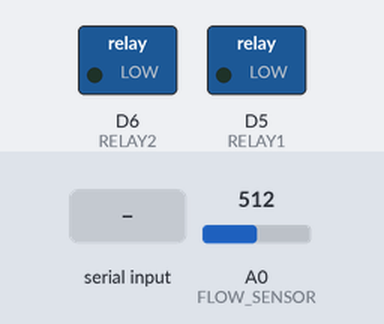
A sketch run on a simulated ESP8266 (NodeMCU). Shown: switched loads named in the sketch (green lamp = pin HIGH). The inputs (shaded band) are chosen by the test bench; at power-on: A0 (FLOW_SENSOR) = 512. WiFi joins after 1.5 s; servers stay silent unless stated; what the sketch prints to the serial monitor is not drawn.

Above: at 3.2 s.
3.3 s: "90,45,200,10\n" received over the second serial link
At 5.0 s:
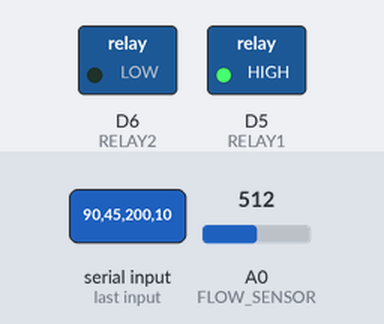
5.4 s: "90,45\n" received over the second serial link
6.9 s: "4\n" received over the second serial link
Timing chart, 0 to 9.9 s (numbered marks = the images above; inputs shaded):
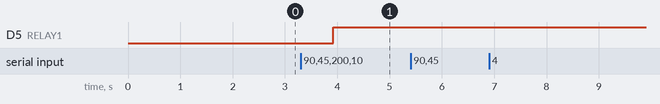

Measured:
- after the input at 3.3 s, D5 (RELAY1): LOW → HIGH after 0.62 s
- after the input at 5.4 s, every drawn part: stays the same
- after the input at 6.9 s, every drawn part: stays the same

The sketch:

esp8266_flowsensor.ino
```cpp
#include <ESP8266WiFi.h>
#include <FirebaseESP8266.h>
#include <Wire.h>
#include <OneWire.h>
#include <DallasTemperature.h>
#include <SoftwareSerial.h>

#define WIFI_SSID "project"
#define WIFI_PASSWORD "123456789"
#define API_KEY "AIzaSyAL-eubS-eXCq0nBYkBVEo0PrCFc7AKG_g"
#define USER_EMAIL "project@gmail.com"
#define USER_PASSWORD "123456789"
#define DATABASE_URL "https://espmonitorfinalshoe-default-rtdb.asia-southeast1.firebasedatabase.app/"

FirebaseData fbdo;
FirebaseAuth auth;
FirebaseConfig config;

#define ONE_WIRE_BUS D2
OneWire oneWire(ONE_WIRE_BUS);
DallasTemperature sensors(&oneWire);

#define RELAY1 D5
#define RELAY2 D6
#define FLOW_SENSOR A0  // Flow sensor connected to A0

SoftwareSerial arduinoSerial(D3, D4);  // RX, TX (ESP8266 to Arduino)

float totalLiters = 0.0;
const float MAX_FLOW_RATE = 30.0;  // Adjust based on your flow sensor specs
unsigned long lastMillis = 0;

void initWiFi() {
    WiFi.begin(WIFI_SSID, WIFI_PASSWORD);
    Serial.print("Connecting to WiFi...");
    while (WiFi.status() != WL_CONNECTED) {
        delay(1000);
        Serial.print(".");
    }
    Serial.println("\nConnected! IP address: " + WiFi.localIP().toString());
}

void initFirebase() {
    config.api_key = API_KEY;
    auth.user.email = USER_EMAIL;
    auth.user.password = USER_PASSWORD;
    config.database_url = DATABASE_URL;
    Firebase.begin(&config, &auth);
    while (auth.token.uid == "") {
        delay(1000);
    }
    Serial.println("Firebase connected!");
}

void setup() {
    Serial.begin(115200);
    arduinoSerial.begin(9600);

    pinMode(RELAY1, OUTPUT);
    pinMode(RELAY2, OUTPUT);
    pinMode(FLOW_SENSOR, INPUT);

    initWiFi();
    initFirebase();
    sensors.begin();
}

void loop() {
    static unsigned long lastMillis = 0;

    if (millis() - lastMillis >= 1000) {
        lastMillis = millis();

        // Read water flow sensor value
        int sensorValue = analogRead(FLOW_SENSOR);

        // Convert to L/min
        float flowRate = (sensorValue / 1023.0) * MAX_FLOW_RATE;

        // Calculate total liters used
        totalLiters += (flowRate / 60.0);

        Serial.print("Flow: ");
        Serial.print(flowRate);
        Serial.print(" L/min | Total: ");
        Serial.print(totalLiters);
        Serial.println(" L");

        if (Firebase.ready()) {
            Firebase.setFloat(fbdo, "/readings/flow_rate", flowRate);
            Firebase.setFloat(fbdo, "/readings/total_liters", totalLiters);
            Serial.println("✅ Flow data sent to Firebase successfully!");
        }
    }

    if (arduinoSerial.available()) {
        String receivedData = arduinoSerial.readStringUntil('\n');
        receivedData.trim();

        Serial.println("Received: " + receivedData);

        int heartRate, SpO2, CO_level;
        float waterFlow;

        int valuesParsed = sscanf(receivedData.c_str(), "%d,%d,%d,%f", &heartRate, &SpO2, &CO_level, &waterFlow);

        if (valuesParsed == 4) {
            Serial.print("Parsed - BPM: ");
            Serial.print(heartRate);
            Serial.print(", SpO2: ");
            Serial.print(SpO2);
            Serial.print(", CO: ");
            Serial.print(CO_level);
            Serial.print(", Flow: ");
            Serial.println(waterFlow);

            if (Firebase.ready()) {
                Firebase.setInt(fbdo, "/readings/bpm", heartRate);
                Firebase.setInt(fbdo, "/readings/spo2", SpO2);
                Firebase.setInt(fbdo, "/readings/co_level", CO_level);
                Firebase.setFloat(fbdo, "/readings/water_flow", waterFlow);
                Serial.println("✅ Health data sent to Firebase successfully!");

                // Handle emergency alerts
                if (heartRate > 150 || SpO2 < 90) {
                    digitalWrite(RELAY1, HIGH);
                    Firebase.pushString(fbdo, "/alerts", "Emergency: High BPM/Low SpO2");
                } else {
                    digitalWrite(RELAY1, LOW);
                }

                if (CO_level > 600) {
                    digitalWrite(RELAY2, HIGH);
                    Firebase.pushString(fbdo, "/alerts", "CO Alert: Fan ON");
                } else {
                    digitalWrite(RELAY2, LOW);
                }
            }
        } else {
            Serial.println("⚠️ Data parsing error! Check input format.");
        }
    }
}
```
